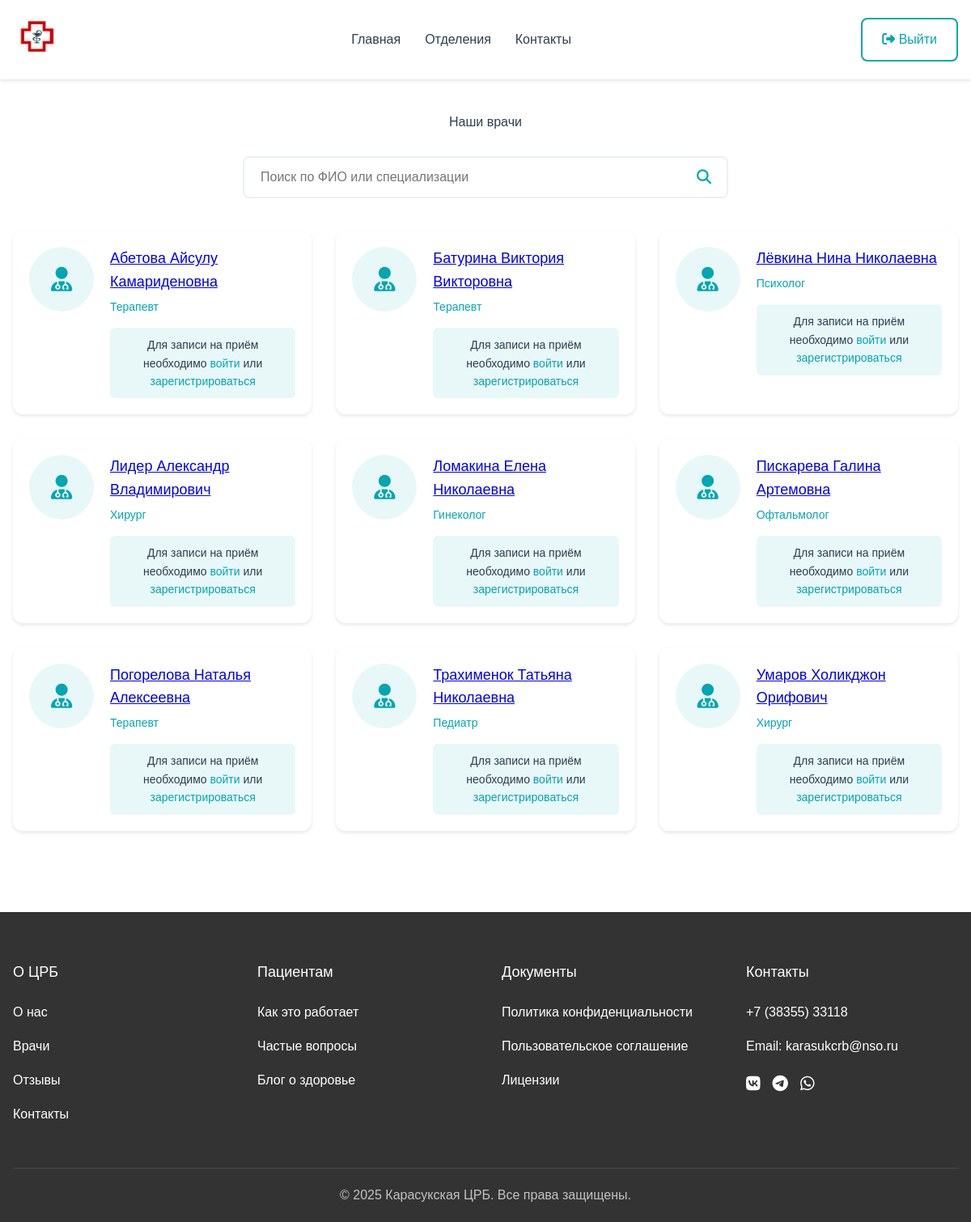
The app's page /doctors.php with its own data.
### tables this page shows
CREATE TABLE `users` (
  `id` int(11) NOT NULL,
  `name` varchar(256) NOT NULL,
  `surname` varchar(256) NOT NULL,
  `patronymic` varchar(256) DEFAULT NULL,
  `email` varchar(256) NOT NULL,
  `phone` varchar(256) NOT NULL,
  `password` varchar(256) NOT NULL,
  `agree` tinyint(1) NOT NULL DEFAULT 0,
  `api_token` varchar(256) DEFAULT NULL,
  `type` varchar(20) DEFAULT 'patient',
  `specialization` varchar(256) DEFAULT NULL,
  `created_at` timestamp NOT NULL DEFAULT current_timestamp()
);

### doctors.php (the view, shortened to what this page needs)
<?php
include_once('api/db.php');
$search = isset($_GET['search']) ? trim($_GET['search']) : '';
$sql = "
    SELECT id, name, surname, patronymic, specialization
    FROM users
    WHERE type = 'doctor'
";
$sql .= " ORDER BY surname, name";
$stmt = $db->prepare($sql);
if (!empty($search)) {
    $searchParam = "%{$search}%";
    $stmt->execute([$searchParam, $searchParam]);
} else {
    $stmt->execute();
}
$doctors = $stmt->fetchAll();
?>
<!DOCTYPE html>
<html lang="ru">
<head>
    <link rel="stylesheet" href="styles/settings.css">
    <link rel="stylesheet" href="styles/pages/doctors.css">
    <link rel="stylesheet" href="https://cdnjs.cloudflare.com/ajax/libs/font-awesome/6.5.1/css/all.min.css">
</head>
<body>
     <header class="header">
        <div class="container">
            <div class="header__wrapper">
                <div class="logo">
                    <a href="index.php">
                        <img src="img/logo2.png" alt="Логотип ЦРБ">
                    </a>
                </div>
                <nav class="main-nav">
                    <ul class="main-nav__list">
                        <li><a href="index.php">Главная</a></li>
                        <li><a href="departments.php">Отделения</a></li>
                        <li><a href="contacts.php">Контакты</a></li>
                    </ul>
                </nav>
                <div class="auth-buttons">
                    <a href="api/logout.php" class="btn btn--secondary">
                        <i class="fas fa-sign-out-alt"></i> Выйти
                    </a>
                </div>
            </div>
        </div>
    </header>
    <main class="container">
        <section class="doctors-section">
            <h1>Наши врачи</h1>
            <form class="search-form" action="" method="GET">
                <div class="search-wrapper">
                    <input type="text"
                           name="search"
                           value="<?= htmlspecialchars($search) ?>"
                           placeholder="Поиск по ФИО или специализации"
                           class="search-input">
                    <button type="submit" class="search-button">
                        <i class="fas fa-search"></i>
                    </button>
                </div>
            </form>
            <div class="doctors-grid">
                <?php if (empty($doctors)): ?>
                    <div class="no-results">
                        <p>По вашему запросу ничего не найдено</p>
                    </div>
                <?php else: ?>
                    <?php foreach ($doctors as $doctor): ?>
                        <div class="doctor-card">
                            <div class="doctor-photo">
                                <i class="fas fa-user-md"></i>
                            </div>
                            <div class="doctor-info">
                                <h3>
                                    <a href="doctor.php?id=<?= $doctor['id'] ?>">
                                        <?= htmlspecialchars($doctor['surname'] . ' ' . $doctor['name'] . ' ' . $doctor['patronymic']) ?>
                                    </a>
                                </h3>
                                <p class="specialization"><?= htmlspecialchars($doctor['specialization']) ?></p>
                                <?php if (isset($_SESSION['token'])): ?>
                                    <a href="appointment.php?doctor_id=<?= $doctor['id'] ?>" class="btn btn--primary">Записаться на приём</a>
                                <?php else: ?>
                                    <div class="auth-prompt">
                                        <p>Для записи на приём необходимо
                                           <a href="login.php">войти</a> или
                                           <a href="register.php">зарегистрироваться</a>
                                        </p>
                                    </div>
                                <?php endif; ?>
                            </div>
                        </div>
                    <?php endforeach; ?>
                <?php endif; ?>
            </div>
        </section>
    </main>
    <?php include 'includes/footer.php'; ?>
</body>
</html>

### styles/settings.css (style rules this page uses)
html, body, div, span, applet, object, iframe, h1, h2, h3, h4, h5, h6, p, blockquote, pre, a, abbr, acronym, address, big, cite, code, del, dfn, em, img, ins, kbd, q, s, samp, small, strike, strong, sub, sup, tt, var, b, u, i, center, dl, dt, dd, ol, ul, li, fieldset, form, label, legend, table, caption, tbody, tfoot, thead, tr, th, td, article, aside, canvas, details, embed, figure, figcaption, footer, header, hgroup, menu, nav, output, ruby, section, summary, time, mark, audio, video { margin: 0; padding: 0; border: 0; font-size: 100%; font: inherit; vertical-align: baseline; }
article, aside, details, figcaption, figure, footer, header, hgroup, menu, nav, section { display: block; }
body { line-height: 1; }
ol, ul { list-style: none; }
.container { max-width: 1240px; padding: 0 16px; margin: 0 auto; }

### styles/pages/doctors.css (style rules this page uses)
:root { --primary-color: #00A6B2; --secondary-color: #008792; --accent-color: #E8F8F9; --text-color: #2C3E50; --light-gray: #ECF0F1; --white: #FFFFFF; --error-color: #E74C3C; --success-color: #27AE60; }
body { font-family: 'Arial', sans-serif; line-height: 1.6; color: var(--text-color); min-width: 320px; }
.header { background: var(--white); box-shadow: 0 2px 4px rgba(0, 0, 0, 0.1); padding: 15px 0; }
.header__wrapper { display: flex; align-items: center; justify-content: space-between; }
.logo img { height: 60px; }
.main-nav__list { display: flex; list-style: none; gap: 30px; }
.main-nav__list a { color: var(--text-color); text-decoration: none; font-size: 16px; transition: color 0.3s; }
.btn { display: inline-block; padding: 12px 24px; border-radius: 8px; font-size: 16px; font-weight: 500; text-decoration: none; transition: all 0.3s; cursor: pointer; border: none; }
.btn--secondary { background: transparent; border: 2px solid var(--primary-color); color: var(--primary-color); }
.doctors-section { padding: 40px 0; }
.doctors-section h1 { text-align: center; color: var(--text-color); margin-bottom: 30px; }
.search-form { max-width: 600px; margin: 0 auto 40px; }
.search-wrapper { position: relative; display: flex; align-items: center; }
.search-input { width: 100%; padding: 15px 50px 15px 20px; border: 2px solid var(--light-gray); border-radius: 8px; font-size: 16px; transition: border-color 0.3s; }
.search-button { position: absolute; right: 15px; background: none; border: none; color: var(--primary-color); cursor: pointer; font-size: 18px; }
.doctors-grid { display: grid; grid-template-columns: repeat(auto-fill, minmax(300px, 1fr)); gap: 30px; margin-top: 30px; }
.doctor-card { background: #fff; border-radius: 12px; padding: 20px; box-shadow: 0 2px 4px rgba(0, 0, 0, 0.1); transition: transform 0.3s, box-shadow 0.3s; display: flex; gap: 20px; }
.doctor-photo { width: 80px; height: 80px; background: var(--accent-color); border-radius: 50%; display: flex; align-items: center; justify-content: center; color: var(--primary-color); font-size: 30px; }
.doctor-info { flex: 1; }
.doctor-info h3 { margin: 0 0 5px; color: var(--text-color); font-size: 18px; }
.specialization { color: var(--primary-color); margin: 0 0 15px; font-size: 14px; font-weight: 500; }
.auth-prompt { background: var(--accent-color); padding: 10px; border-radius: 6px; font-size: 14px; text-align: center; }
.auth-prompt a { color: var(--primary-color); text-decoration: none; font-weight: 500; }

### records on screen
users: surname+name+patronymic "Абетова Айсулу Камариденовна", specialization "Терапевт"
users: surname+name+patronymic "Батурина Виктория Викторовна", specialization "Терапевт"
users: surname+name+patronymic "Лёвкина Нина Николаевна", specialization "Психолог"
users: surname+name+patronymic "Лидер Александр Владимирович", specialization "Хирург"
users: surname+name+patronymic "Ломакина Елена Николаевна", specialization "Гинеколог"
users: surname+name+patronymic "Пискарева Галина Артемовна", specialization "Офтальмолог"
users: surname+name+patronymic "Погорелова Наталья Алексеевна", specialization "Терапевт"
users: surname+name+patronymic "Трахименок Татьяна Николаевна", specialization "Педиатр"
users: surname+name+patronymic "Умаров Холикджон Орифович", specialization "Хирург"
